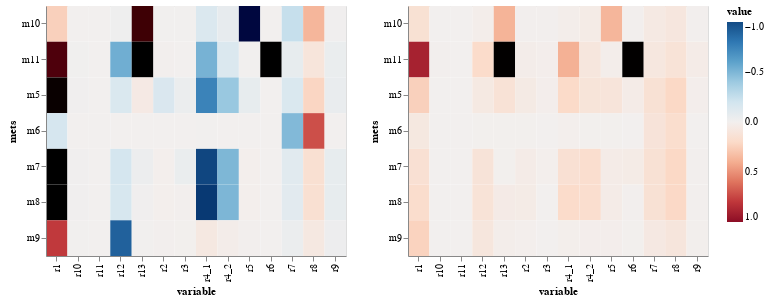

Source (notebook cell):
### Markdown cell above
### Plot concentration control coefficients median (on the left) and respective interquartile range (on the right)

### Code cell
alt.hconcat(get_heatmaps(Cx_df_median, 'mets'),
            get_heatmaps(Cx_df_iqr, 'mets'))

### Figure 1 — Vega-Lite specification as saved in the notebook (floating-point values rounded to 4 significant figures)
{"$schema": "https://vega.github.io/schema/vega-lite/v2.6.0.json", "config": {"view": {"height": 300, "width": 400}}, "datasets": {"data-313ac08e075ffca99660b5b9e294ef1d": [{"mets": "m10", "value": 0.1439, "variable": "r1"}, {"mets": "m11", "value": 0.8983, "variable": "r1"}, {"mets": "m5", "value": 0.247, "variable": "r1"}, {"mets": "m6", "value": 0.07346, "variable": "r1"}, {"mets": "m7", "value": 0.1475, "variable": "r1"}, {"mets": "m8", "value": 0.1763, "variable": "r1"}, {"mets": "m9", "value": 0.2364, "variable": "r1"}, {"mets": "m10", "value": 0.001464, "variable": "r10"}, {"mets": "m11", "value": 0.007456, "variable": "r10"}, {"mets": "m5", "value": 0.002653, "variable": "r10"}, {"mets": "m6", "value": 0.0001888, "variable": "r10"}, {"mets": "m7", "value": 0.001655, "variable": "r10"}, {"mets": "m8", "value": 0.001356, "variable": "r10"}, {"mets": "m9", "value": 0.002338, "variable": "r10"}, {"mets": "m10", "value": 0.0001096, "variable": "r11"}, {"mets": "m11", "value": 0.0005372, "variable": "r11"}, {"mets": "m5", "value": 0.0002699, "variable": "r11"}, {"mets": "m6", "value": 1.131e-05, "variable": "r11"}, {"mets": "m7", "value": 0.0001175, "variable": "r11"}, {"mets": "m8", "value": 8.915e-05, "variable": "r11"}, {"mets": "m9", "value": 0.0001673, "variable": "r11"}, {"mets": "m10", "value": 0.01924, "variable": "r12"}, {"mets": "m11", "value": 0.1896, "variable": "r12"}, {"mets": "m5", "value": 0.06238, "variable": "r12"}, {"mets": "m6", "value": 0.003089, "variable": "r12"}, {"mets": "m7", "value": 0.1186, "variable": "r12"}, {"mets": "m8", "value": 0.1243, "variable": "r12"}, {"mets": "m9", "value": 0.08985, "variable": "r12"}, {"mets": "m10", "value": 0.3752, "variable": "r13"}, {"mets": "m11", "value": 1.542, "variable": "r13"}, {"mets": "m5", "value": 0.1302, "variable": "r13"}, {"mets": "m6", "value": 0.00446, "variable": "r13"}, {"mets": "m7", "value": 0.003222, "variable": "r13"}, {"mets": "m8", "value": 0.04534, "variable": "r13"}, {"mets": "m9", "value": 0.02034, "variable": "r13"}, {"mets": "m10", "value": 0.007193, "variable": "r2"}, {"mets": "m11", "value": 0.02891, "variable": "r2"}, {"mets": "m5", "value": 0.05286, "variable": "r2"}, {"mets": "m6", "value": 0.004022, "variable": "r2"}, {"mets": "m7", "value": 0.04049, "variable": "r2"}, {"mets": "m8", "value": 0.0412, "variable": "r2"}, {"mets": "m9", "value": 0.01351, "variable": "r2"}, {"mets": "m10", "value": 0.007363, "variable": "r3"}, {"mets": "m11", "value": 0.01583, "variable": "r3"}, {"mets": "m5", "value": 0.01643, "variable": "r3"}, {"mets": "m6", "value": 0.00049, "variable": "r3"}, {"mets": "m7", "value": 0.01346, "variable": "r3"}, {"mets": "m8", "value": 0.0006723, "variable": "r3"}, {"mets": "m9", "value": 0.0007015, "variable": "r3"}, {"mets": "m10", "value": 0.01901, "variable": "r4_1"}, {"mets": "m11", "value": 0.3864, "variable": "r4_1"}, {"mets": "m5", "value": 0.2007, "variable": "r4_1"}, {"mets": "m6", "value": 0.01195, "variable": "r4_1"}, {"mets": "m7", "value": 0.1451, "variable": "r4_1"}, {"mets": "m8", "value": 0.1901, "variable": "r4_1"}, {"mets": "m9", "value": 0.01409, "variable": "r4_1"}, {"mets": "m10", "value": 0.04459, "variable": "r4_2"}, {"mets": "m11", "value": 0.0899, "variable": "r4_2"}, {"mets": "m5", "value": 0.1132, "variable": "r4_2"}, {"mets": "m6", "value": 0.003507, "variable": "r4_2"}, {"mets": "m7", "value": 0.1677, "variable": "r4_2"}, {"mets": "m8", "value": 0.1676, "variable": "r4_2"}, {"mets": "m9", "value": 0.01873, "variable": "r4_2"}, {"mets": "m10", "value": 0.366, "variable": "r5"}, {"mets": "m11", "value": 0.02155, "variable": "r5"}, {"mets": "m5", "value": 0.1055, "variable": "r5"}, {"mets": "m6", "value": 0.004353, "variable": "r5"}, {"mets": "m7", "value": 0.03998, "variable": "r5"}, {"mets": "m8", "value": 0.03974, "variable": "r5"}, {"mets": "m9", "value": 0.01762, "variable": "r5"}, {"mets": "m10", "value": 0.007, "variable": "r6"}, {"mets": "m11", "value": 1.541, "variable": "r6"}, {"mets": "m5", "value": 0.03886, "variable": "r6"}, {"mets": "m6", "value": 0.0001014, "variable": "r6"}, {"mets": "m7", "value": 0.04321, "variable": "r6"}, {"mets": "m8", "value": 0.005615, "variable": "r6"}, {"mets": "m9", "value": 0.002727, "variable": "r6"}, {"mets": "m10", "value": 0.05737, "variable": "r7"}, {"mets": "m11", "value": 0.08262, "variable": "r7"}, {"mets": "m5", "value": 0.1409, "variable": "r7"}, {"mets": "m6", "value": 0.1154, "variable": "r7"}, {"mets": "m7", "value": 0.1415, "variable": "r7"}, {"mets": "m8", "value": 0.1405, "variable": "r7"}, {"mets": "m9", "value": 0.06575, "variable": "r7"}, {"mets": "m10", "value": 0.08517, "variable": "r8"}, {"mets": "m11", "value": 0.1226, "variable": "r8"}, {"mets": "m5", "value": 0.2092, "variable": "r8"}, {"mets": "m6", "value": 0.1713, "variable": "r8"}, {"mets": "m7", "value": 0.2101, "variable": "r8"}, {"mets": "m8", "value": 0.2085, "variable": "r8"}, {"mets": "m9", "value": 0.09761, "variable": "r8"}, {"mets": "m10", "value": 0.007212, "variable": "r9"}, {"mets": "m11", "value": 0.03673, "variable": "r9"}, {"mets": "m5", "value": 0.01708, "variable": "r9"}, {"mets": "m6", "value": 0.0007708, "variable": "r9"}, {"mets": "m7", "value": 0.006546, "variable": "r9"}, {"mets": "m8", "value": 0.005831, "variable": "r9"}, {"mets": "m9", "value": 0.011, "variable": "r9"}], "data-aaa52a45245e34cd7027715bf96aa037": [{"mets": "m10", "value": 0.2476, "variable": "r1"}, {"mets": "m11", "value": 1.242, "variable": "r1"}, {"mets": "m5", "value": 1.512, "variable": "r1"}, {"mets": "m6", "value": -0.1752, "variable": "r1"}, {"mets": "m7", "value": 1.663, "variable": "r1"}, {"mets": "m8", "value": 1.687, "variable": "r1"}, {"mets": "m9", "value": 0.7914, "variable": "r1"}, {"mets": "m10", "value": -0.006207, "variable": "r2"}, {"mets": "m11", "value": 0.00671, "variable": "r2"}, {"mets": "m5", "value": -0.1515, "variable": "r2"}, {"mets": "m6", "value": -0.001455, "variable": "r2"}, {"mets": "m7", "value": 0.01243, "variable": "r2"}, {"mets": "m8", "value": 0.0121, "variable": "r2"}, {"mets": "m9", "value": 0.00617, "variable": "r2"}, {"mets": "m10", "value": -0.007384, "variable": "r3"}, {"mets": "m11", "value": -0.002351, "variable": "r3"}, {"mets": "m5", "value": -0.04346, "variable": "r3"}, {"mets": "m6", "value": -0.0003206, "variable": "r3"}, {"mets": "m7", "value": -0.0482, "variable": "r3"}, {"mets": "m8", "value": 0.006147, "variable": "r3"}, {"mets": "m9", "value": 0.003049, "variable": "r3"}, {"mets": "m10", "value": -0.1439, "variable": "r4_1"}, {"mets": "m11", "value": -0.5179, "variable": "r4_1"}, {"mets": "m5", "value": -0.7497, "variable": "r4_1"}, {"mets": "m6", "value": -0.006469, "variable": "r4_1"}, {"mets": "m7", "value": -1.024, "variable": "r4_1"}, {"mets": "m8", "value": -1.078, "variable": "r4_1"}, {"mets": "m9", "value": 0.07003, "variable": "r4_1"}, {"mets": "m10", "value": -0.07114, "variable": "r4_2"}, {"mets": "m11", "value": -0.1423, "variable": "r4_2"}, {"mets": "m5", "value": -0.4122, "variable": "r4_2"}, {"mets": "m6", "value": -0.002641, "variable": "r4_2"}, {"mets": "m7", "value": -0.4966, "variable": "r4_2"}, {"mets": "m8", "value": -0.4987, "variable": "r4_2"}, {"mets": "m9", "value": 0.02631, "variable": "r4_2"}, {"mets": "m10", "value": -1.304, "variable": "r5"}, {"mets": "m11", "value": -0.0055, "variable": "r5"}, {"mets": "m5", "value": -0.06861, "variable": "r5"}, {"mets": "m6", "value": -0.001385, "variable": "r5"}, {"mets": "m7", "value": 0.01117, "variable": "r5"}, {"mets": "m8", "value": 0.01156, "variable": "r5"}, {"mets": "m9", "value": 0.005897, "variable": "r5"}, {"mets": "m10", "value": 2.179e-05, "variable": "r6"}, {"mets": "m11", "value": -3.489, "variable": "r6"}, {"mets": "m5", "value": 0.0003932, "variable": "r6"}, {"mets": "m6", "value": 3.607e-07, "variable": "r6"}, {"mets": "m7", "value": 0.0004768, "variable": "r6"}, {"mets": "m8", "value": -6.832e-05, "variable": "r6"}, {"mets": "m9", "value": -3.484e-05, "variable": "r6"}, {"mets": "m10", "value": -0.2458, "variable": "r7"}, {"mets": "m11", "value": -0.06895, "variable": "r7"}, {"mets": "m5", "value": -0.1493, "variable": "r7"}, {"mets": "m6", "value": -0.484, "variable": "r7"}, {"mets": "m7", "value": -0.1034, "variable": "r7"}, {"mets": "m8", "value": -0.1023, "variable": "r7"}, {"mets": "m9", "value": -0.04557, "variable": "r7"}, {"mets": "m10", "value": 0.3649, "variable": "r8"}, {"mets": "m11", "value": 0.1024, "variable": "r8"}, {"mets": "m5", "value": 0.2216, "variable": "r8"}, {"mets": "m6", "value": 0.7185, "variable": "r8"}, {"mets": "m7", "value": 0.1534, "variable": "r8"}, {"mets": "m8", "value": 0.1519, "variable": "r8"}, {"mets": "m9", "value": 0.06764, "variable": "r8"}, {"mets": "m10", "value": -0.01112, "variable": "r9"}, {"mets": "m11", "value": -0.04932, "variable": "r9"}, {"mets": "m5", "value": -0.05608, "variable": "r9"}, {"mets": "m6", "value": -0.0004847, "variable": "r9"}, {"mets": "m7", "value": -0.068, "variable": "r9"}, {"mets": "m8", "value": -0.06699, "variable": "r9"}, {"mets": "m9", "value": -0.03376, "variable": "r9"}, {"mets": "m10", "value": -0.002303, "variable": "r10"}, {"mets": "m11", "value": -0.009718, "variable": "r10"}, {"mets": "m5", "value": -0.01273, "variable": "r10"}, {"mets": "m6", "value": -0.00011, "variable": "r10"}, {"mets": "m7", "value": -0.01368, "variable": "r10"}, {"mets": "m8", "value": -0.01332, "variable": "r10"}, {"mets": "m9", "value": -0.006791, "variable": "r10"}, {"mets": "m10", "value": 0.0001665, "variable": "r11"}, {"mets": "m11", "value": 0.000751, "variable": "r11"}, {"mets": "m5", "value": 0.0008397, "variable": "r11"}, {"mets": "m6", "value": 7.258e-06, "variable": "r11"}, {"mets": "m7", "value": 0.001018, "variable": "r11"}, {"mets": "m8", "value": 0.001042, "variable": "r11"}, {"mets": "m9", "value": 0.000522, "variable": "r11"}, {"mets": "m10", "value": -0.02216, "variable": "r12"}, {"mets": "m11", "value": -0.5393, "variable": "r12"}, {"mets": "m5", "value": -0.1482, "variable": "r12"}, {"mets": "m6", "value": -0.001281, "variable": "r12"}, {"mets": "m7", "value": -0.1797, "variable": "r12"}, {"mets": "m8", "value": -0.169, "variable": "r12"}, {"mets": "m9", "value": -0.9016, "variable": "r12"}, {"mets": "m10", "value": 1.305, "variable": "r13"}, {"mets": "m11", "value": 3.495, "variable": "r13"}, {"mets": "m5", "value": 0.05593, "variable": "r13"}, {"mets": "m6", "value": 0.001477, "variable": "r13"}, {"mets": "m7", "value": -0.03998, "variable": "r13"}, {"mets": "m8", "value": -0.01146, "variable": "r13"}, {"mets": "m9", "value": -0.005845, "variable": "r13"}]}, "hconcat": [{"data": {"name": "data-aaa52a45245e34cd7027715bf96aa037"}, "encoding": {"color": {"field": "value", "scale": {"domain": [1, -1], "scheme": "redblue"}, "type": "quantitative"}, "tooltip": {"field": "value", "type": "quantitative"}, "x": {"field": "variable", "type": "nominal"}, "y": {"field": "mets", "type": "nominal"}}, "height": 250, "mark": "rect", "width": 300}, {"data": {"name": "data-313ac08e075ffca99660b5b9e294ef1d"}, "encoding": {"color": {"field": "value", "scale": {"domain": [1, -1], "scheme": "redblue"}, "type": "quantitative"}, "tooltip": {"field": "value", "type": "quantitative"}, "x": {"field": "variable", "type": "nominal"}, "y": {"field": "mets", "type": "nominal"}}, "height": 250, "mark": "rect", "width": 300}]}
